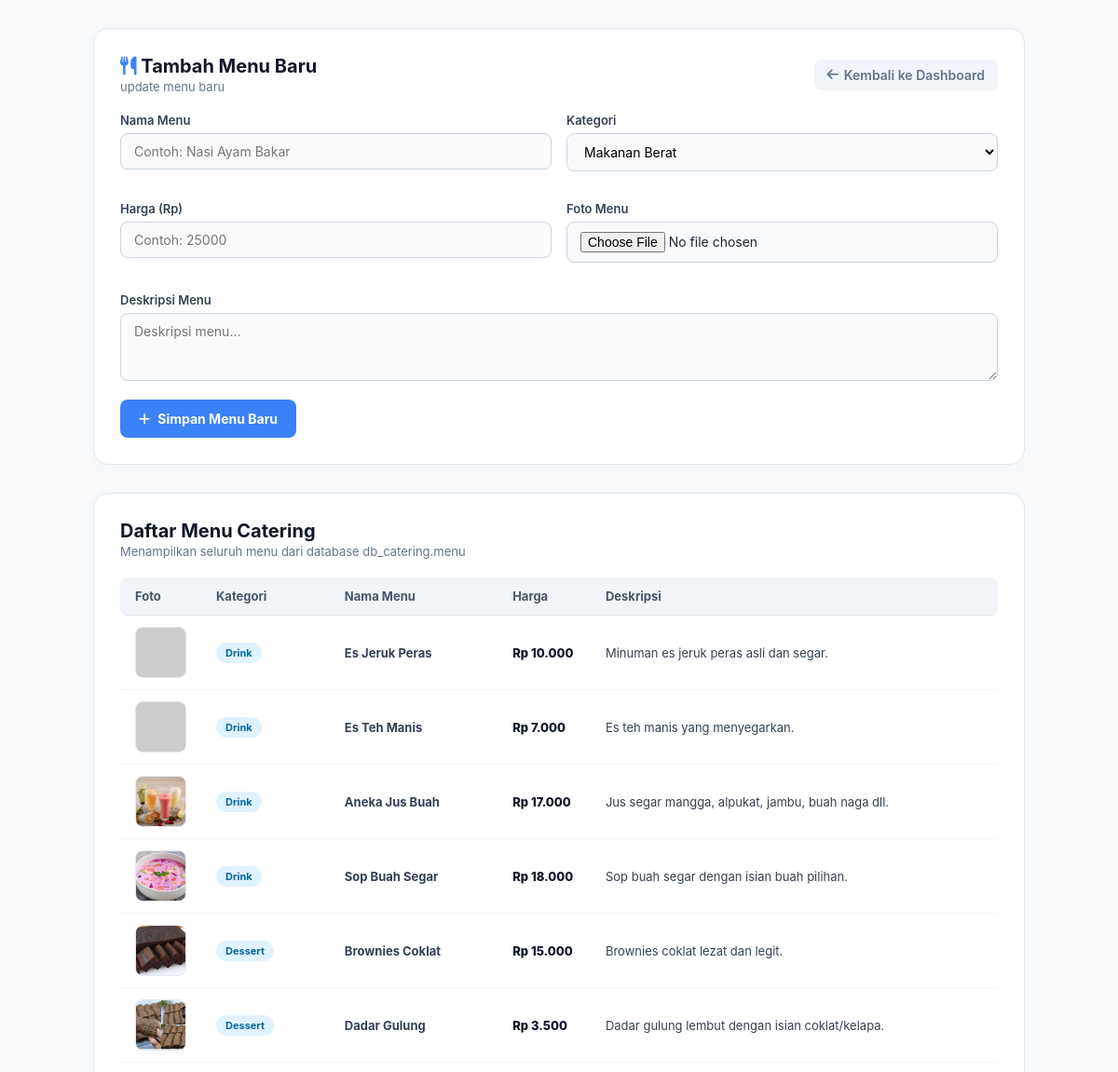
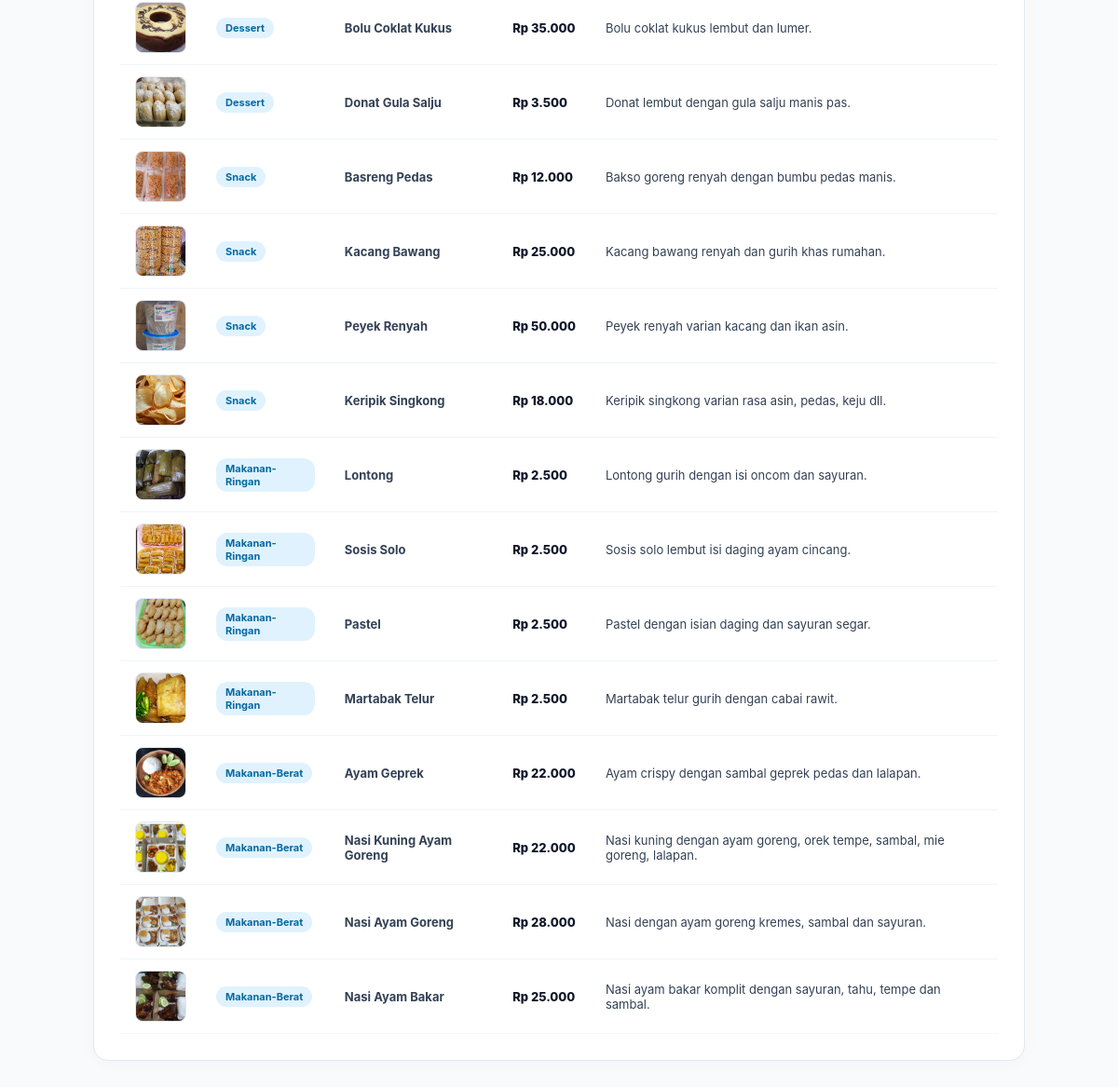
Screenshot of /tambah_produk.php with the database file from the repository (2 pictures, top to bottom).
### tables this page shows
CREATE TABLE `menu` (
  `id_menu` int(11) NOT NULL,
  `nama_menu` varchar(100) NOT NULL,
  `kategori` enum('makanan-berat','makanan-ringan','snack','dessert','drink') NOT NULL,
  `harga` int(11) NOT NULL,
  `deskripsi` text DEFAULT NULL,
  `foto` varchar(255) DEFAULT 'default.jpg'
);

### tambah_produk.php (the view, shortened to what this page needs)
<?php
include 'koneksi.php';
$query_menu = "SELECT * FROM menu ORDER BY id_menu DESC";
$result_menu = false;
try {
    $result_menu = mysqli_query($koneksi, $query_menu);
} catch (Exception $e) {
    $result_menu = false;
}
function getMenuPhotoPath($foto) {
    if (filter_var($foto, FILTER_VALIDATE_URL)) {
        return $foto;
    }
    if (file_exists('uploads/' . $foto)) {
        return 'uploads/' . $foto;
    } elseif (file_exists('assets/img/' . $foto)) {
        return 'assets/img/' . $foto;
    } elseif (file_exists('img/' . $foto)) {
        return 'img/' . $foto;
    }
    return $foto;
}
?>
<!DOCTYPE html>
<html lang="id">
<head>
    <link rel="stylesheet" href="https://cdnjs.cloudflare.com/ajax/libs/font-awesome/6.4.0/css/all.min.css">
</head>
<body>
<div class="container-card">
    <div class="header">
        <div>
            <h2><i class="fa-solid fa-utensils" style="color:#3b82f6;"></i> Tambah Menu Baru</h2>
            <p>update menu baru</p>
        </div>
        <a href="admin.php" class="btn-back"><i class="fa-solid fa-arrow-left"></i> Kembali ke Dashboard</a>
    </div>
    <form method="POST" enctype="multipart/form-data">
        <div class="form-grid">
            <div class="form-group">
                <label>Nama Menu</label>
                <input type="text" name="nama_menu" placeholder="Contoh: Nasi Ayam Bakar" required>
            </div>
            <div class="form-group">
                <label>Kategori</label>
                <select name="kategori" required>
                    <option value="makanan-berat">Makanan Berat</option>
                </select>
            </div>
            <div class="form-group">
                <label>Harga (Rp)</label>
                <input type="number" name="harga" placeholder="Contoh: 25000" required>
            </div>
            <div class="form-group">
                <label>Foto Menu</label>
                <input type="file" name="foto" accept="image/*" required>
            </div>
            <div class="form-group full">
                <label>Deskripsi Menu</label>
                <textarea name="deskripsi" rows="3" placeholder="Deskripsi menu..."></textarea>
            </div>
        </div>
        <button type="submit" name="simpan_produk" class="btn-submit">
            <i class="fa-solid fa-plus"></i> Simpan Menu Baru
        </button>
    </form>
</div>
<div class="container-card">
    <div class="header">
        <div>
            <h2>Daftar Menu Catering</h2>
            <p>Menampilkan seluruh menu dari database <code>db_catering.menu</code></p>
        </div>
    </div>
    <div class="table-responsive">
        <table>
            <thead>
                <tr>
                    <th>Foto</th>
                    <th>Kategori</th>
                    <th>Nama Menu</th>
                    <th>Harga</th>
                    <th>Deskripsi</th>
                </tr>
            </thead>
            <tbody>
                <?php if ($result_menu && mysqli_num_rows($result_menu) > 0): ?>
                    <?php while ($row = mysqli_fetch_assoc($result_menu)): ?>
                        <?php $foto_path = getMenuPhotoPath($row['foto']); ?>
                        <tr>
                            <td><img src="<?= htmlspecialchars($foto_path); ?>" class="product-img" alt="Foto Menu" onerror="this.src='https://via.placeholder.com/55?text=Menu'"></td>
                            <td><span class="badge-cat"><?= htmlspecialchars($row['kategori']); ?></span></td>
                            <td><b><?= htmlspecialchars($row['nama_menu']); ?></b></td>
                            <td><span class="price-cell">Rp <?= number_format($row['harga'], 0, ',', '.'); ?></span></td>
                            <td><?= htmlspecialchars($row['deskripsi']); ?></td>
                        </tr>
                    <?php endwhile; ?>
                <?php endif; ?>
            </tbody>
        </table>
    </div>
</div>
</body>
</html>

### tambah_produk.php (style rules this page uses)
* { box-sizing: border-box; font-family: -apple-system, BlinkMacSystemFont, "Segoe UI", Roboto, Helvetica, Arial, sans-serif; margin: 0; padding: 0; }
body { background-color: #f8fafc; color: #1e293b; padding: 30px 20px; }
.container-card { max-width: 1000px; margin: 0 auto 30px auto; background: #ffffff; padding: 28px; border-radius: 16px; border: 1px solid #e2e8f0; box-shadow: 0 4px 20px -2px rgba(0,0,0,0.03); }
.header { display: flex; align-items: center; justify-content: space-between; margin-bottom: 20px; }
.header h2 { font-size: 20px; font-weight: 700; color: #0f172a; }
.header p { color: #64748b; font-size: 13px; margin-top: 2px; }
.btn-back { color: #64748b; text-decoration: none; font-size: 14px; font-weight: 600; display: inline-flex; align-items: center; gap: 6px; padding: 8px 14px; border-radius: 8px; background: #f1f5f9; transition: 0.2s; }
.form-grid { display: grid; grid-template-columns: 1fr 1fr; gap: 16px; }
.form-group { margin-bottom: 16px; }
.form-group.full { grid-column: span 2; }
.form-group label { display: block; font-size: 13px; font-weight: 600; color: #334155; margin-bottom: 6px; }
.form-group input, .form-group select, .form-group textarea { width: 100%; padding: 10px 14px; border: 1px solid #cbd5e1; border-radius: 8px; font-size: 14px; outline: none; background: #f8fafc; transition: 0.2s; }
.btn-submit { background: #3b82f6; color: white; border: none; padding: 12px 20px; border-radius: 8px; font-weight: 700; font-size: 14px; cursor: pointer; transition: 0.2s; display: inline-flex; align-items: center; gap: 8px; }
.table-responsive { overflow-x: auto; }
table { width: 100%; border-collapse: separate; border-spacing: 0; font-size: 13px; text-align: left; }
th { background: #f1f5f9; color: #475569; font-weight: 700; padding: 12px 16px; border-bottom: 1px solid #e2e8f0; }
th:first-child { border-top-left-radius: 8px; border-bottom-left-radius: 8px; }
th:last-child { border-top-right-radius: 8px; border-bottom-right-radius: 8px; }
td { padding: 12px 16px; border-bottom: 1px solid #f1f5f9; vertical-align: middle; color: #334155; }
.product-img { width: 55px; height: 55px; object-fit: cover; border-radius: 8px; border: 1px solid #e2e8f0; display: block; background: #f1f5f9; }
.badge-cat { display: inline-block; padding: 4px 10px; border-radius: 12px; font-size: 11px; font-weight: 700; background: #e0f2fe; color: #0369a1; text-transform: capitalize; }
.price-cell { font-weight: 800; color: #0f172a; white-space: nowrap; }

### rows the page displays
menu: kategori "Drink", nama_menu "Es Jeruk Peras", harga "10.000", deskripsi "Minuman es jeruk peras asli dan segar."
menu: kategori "Drink", nama_menu "Es Teh Manis", harga "7.000", deskripsi "Es teh manis yang menyegarkan."
menu: foto (picture), kategori "Drink", nama_menu "Aneka Jus Buah", harga "17.000", deskripsi "Jus segar mangga, alpukat, jambu, buah naga dll."
menu: foto (picture), kategori "Drink", nama_menu "Sop Buah Segar", harga "18.000", deskripsi "Sop buah segar dengan isian buah pilihan."
menu: foto (picture), kategori "Dessert", nama_menu "Brownies Coklat", harga "15.000", deskripsi "Brownies coklat lezat dan legit."
menu: foto (picture), kategori "Dessert", nama_menu "Dadar Gulung", harga "3.500", deskripsi "Dadar gulung lembut dengan isian coklat/kelapa."
menu: foto (picture), kategori "Dessert", nama_menu "Bolu Coklat Kukus", harga "35.000", deskripsi "Bolu coklat kukus lembut dan lumer."
menu: foto (picture), kategori "Dessert", nama_menu "Donat Gula Salju", harga "3.500", deskripsi "Donat lembut dengan gula salju manis pas."
menu: foto (picture), kategori "Snack", nama_menu "Basreng Pedas", harga "12.000", deskripsi "Bakso goreng renyah dengan bumbu pedas manis."
menu: foto (picture), kategori "Snack", nama_menu "Kacang Bawang", harga "25.000", deskripsi "Kacang bawang renyah dan gurih khas rumahan."
menu: foto (picture), kategori "Snack", nama_menu "Peyek Renyah", harga "50.000", deskripsi "Peyek renyah varian kacang dan ikan asin."
menu: foto (picture), kategori "Snack", nama_menu "Keripik Singkong", harga "18.000", deskripsi "Keripik singkong varian rasa asin, pedas, keju dll."
menu: foto (picture), kategori "Makanan-Ringan", nama_menu "Lontong", harga "2.500", deskripsi "Lontong gurih dengan isi oncom dan sayuran."
menu: foto (picture), kategori "Makanan-Ringan", nama_menu "Sosis Solo", harga "2.500", deskripsi "Sosis solo lembut isi daging ayam cincang."
menu: foto (picture), kategori "Makanan-Ringan", nama_menu "Pastel", harga "2.500", deskripsi "Pastel dengan isian daging dan sayuran segar."
menu: foto (picture), kategori "Makanan-Ringan", nama_menu "Martabak Telur", harga "2.500", deskripsi "Martabak telur gurih dengan cabai rawit."
menu: foto (picture), kategori "Makanan-Berat", nama_menu "Ayam Geprek", harga "22.000", deskripsi "Ayam crispy dengan sambal geprek pedas dan lalapan."
menu: foto (picture), kategori "Makanan-Berat", nama_menu "Nasi Kuning Ayam Goreng", harga "22.000", deskripsi "Nasi kuning dengan ayam goreng, orek tempe, sambal, mie goreng, lalapan."
menu: foto (picture), kategori "Makanan-Berat", nama_menu "Nasi Ayam Goreng", harga "28.000", deskripsi "Nasi dengan ayam goreng kremes, sambal dan sayuran."
menu: foto (picture), kategori "Makanan-Berat", nama_menu "Nasi Ayam Bakar", harga "25.000", deskripsi "Nasi ayam bakar komplit dengan sayuran, tahu, tempe dan sambal."
